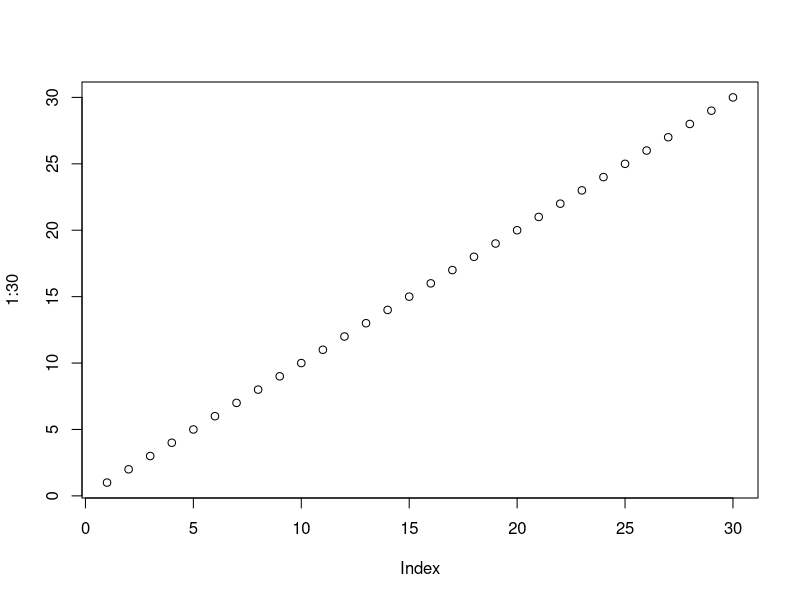
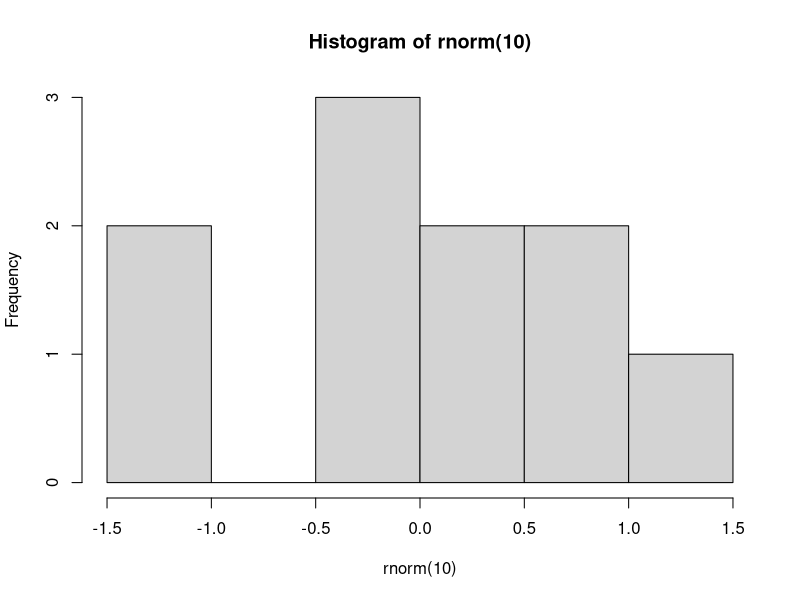
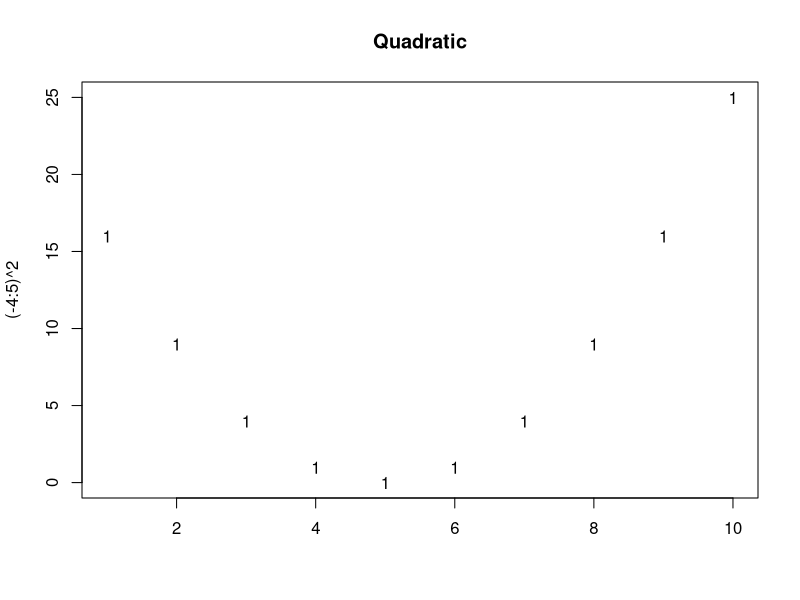
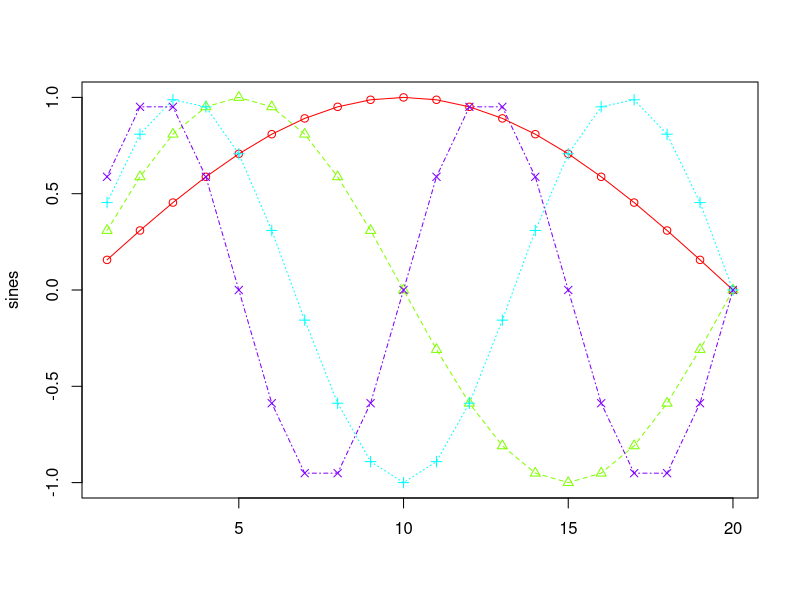
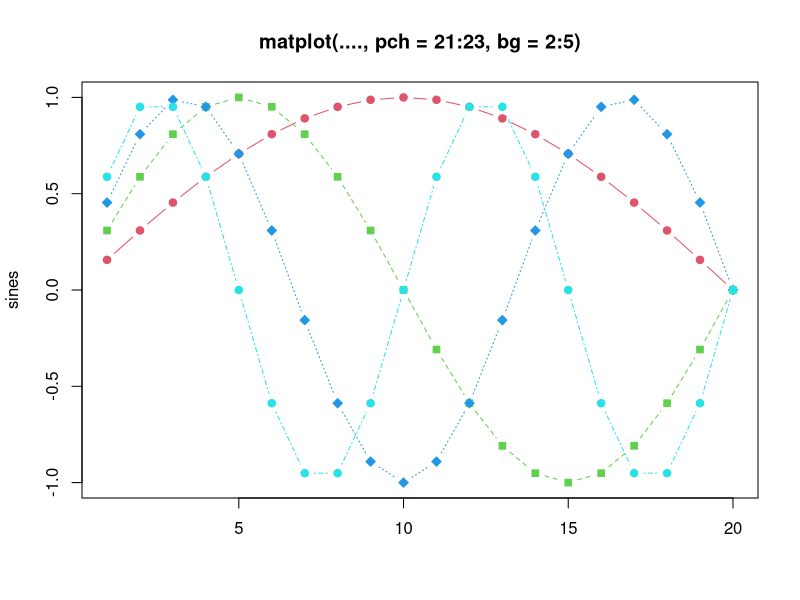
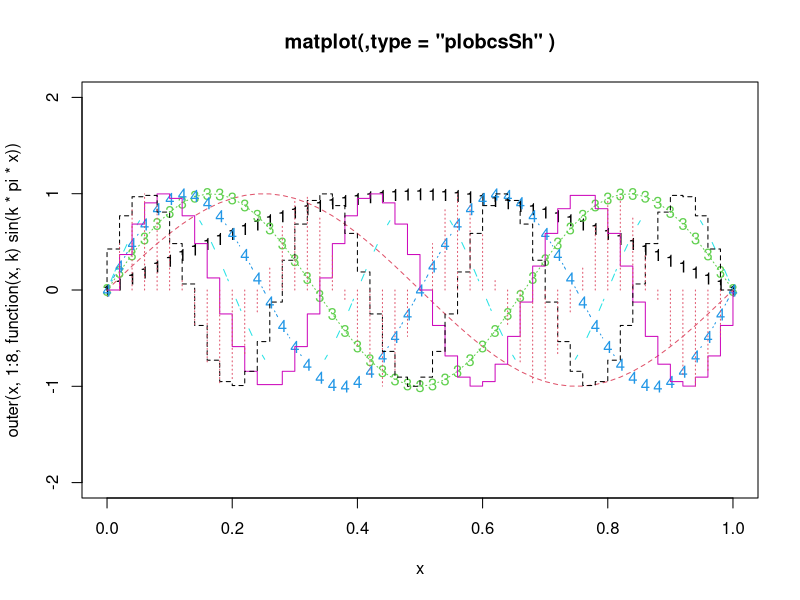
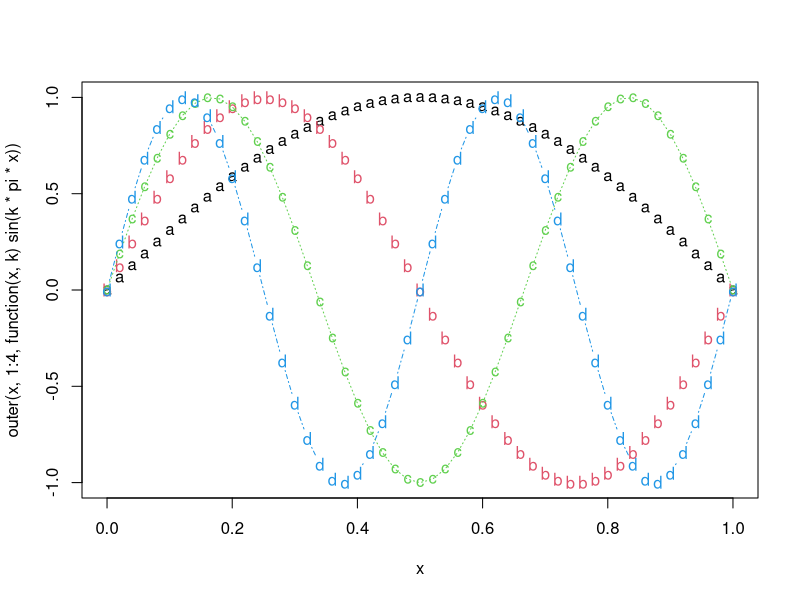
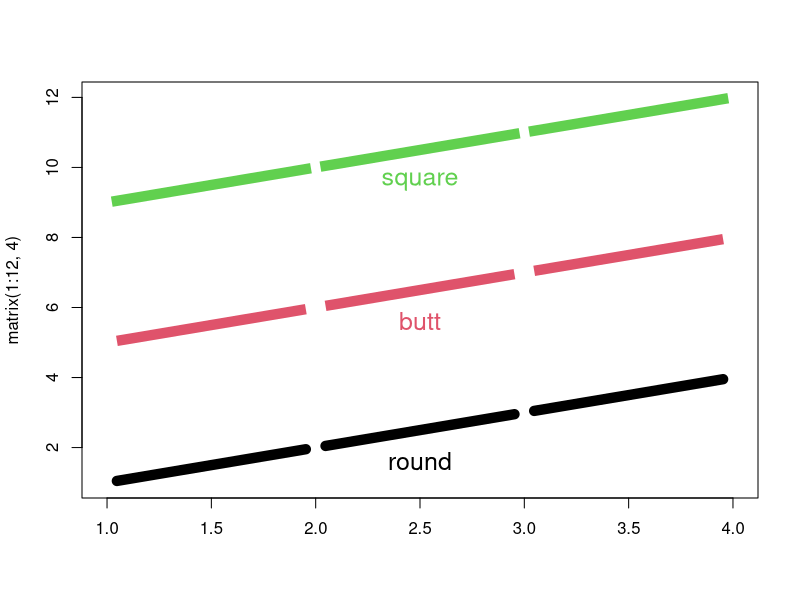

Write R code to recreate these figures, in order.
# Explorando o RStudio

# Nome dos Contributors
contributors()


# Licenca
license()


# Configurando o diretorio de trabalho
getwd()
#setwd('C:/RFundamentos/Parte1')
setwd("~/GitHub/FundamentosRDSAcademy/02 - Operadores, Tipos de Dados")


# Informacoes sobre a sessao
sessionInfo()


# Imprimir na tela
print('R - Uma das principais ferramentas do Cientista de Dados')


# Criar graficos
plot(1:30)
hist(rnorm(10))


# Imprimir na tela
print('R - Uma das principais ferramentas do Cientista de Dados')


# Instalar pacotes
install.packages('randomForest')
install.packages('ggplot2')
install.packages("dplyr")


# Carregar o pacote
library(ggplot2)


# Descarregar o pacote
detach(package:ggplot2)



# Visualizando o diretorio de trabalho
getwd()


# Se souber o nome da funcao
help(mean)
?mean


# Se nao souber o nome da funcao
help.search('randomForest')
help.search('matplot')
??matplot
RSiteSearch('matplot')
example('matplot')


# Sair
q()


